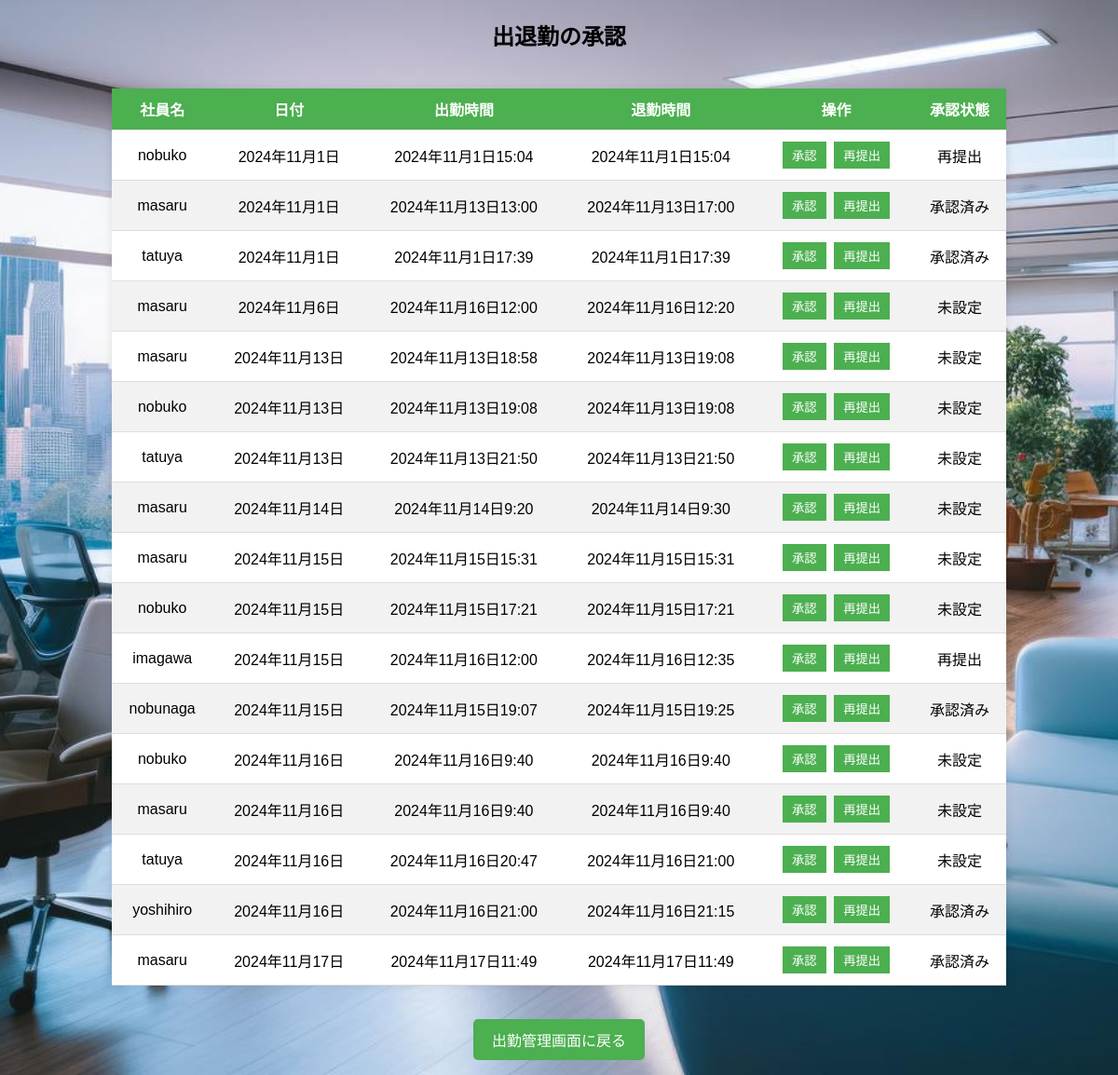
The app's page /attendance/approval/ (signed in), older data.
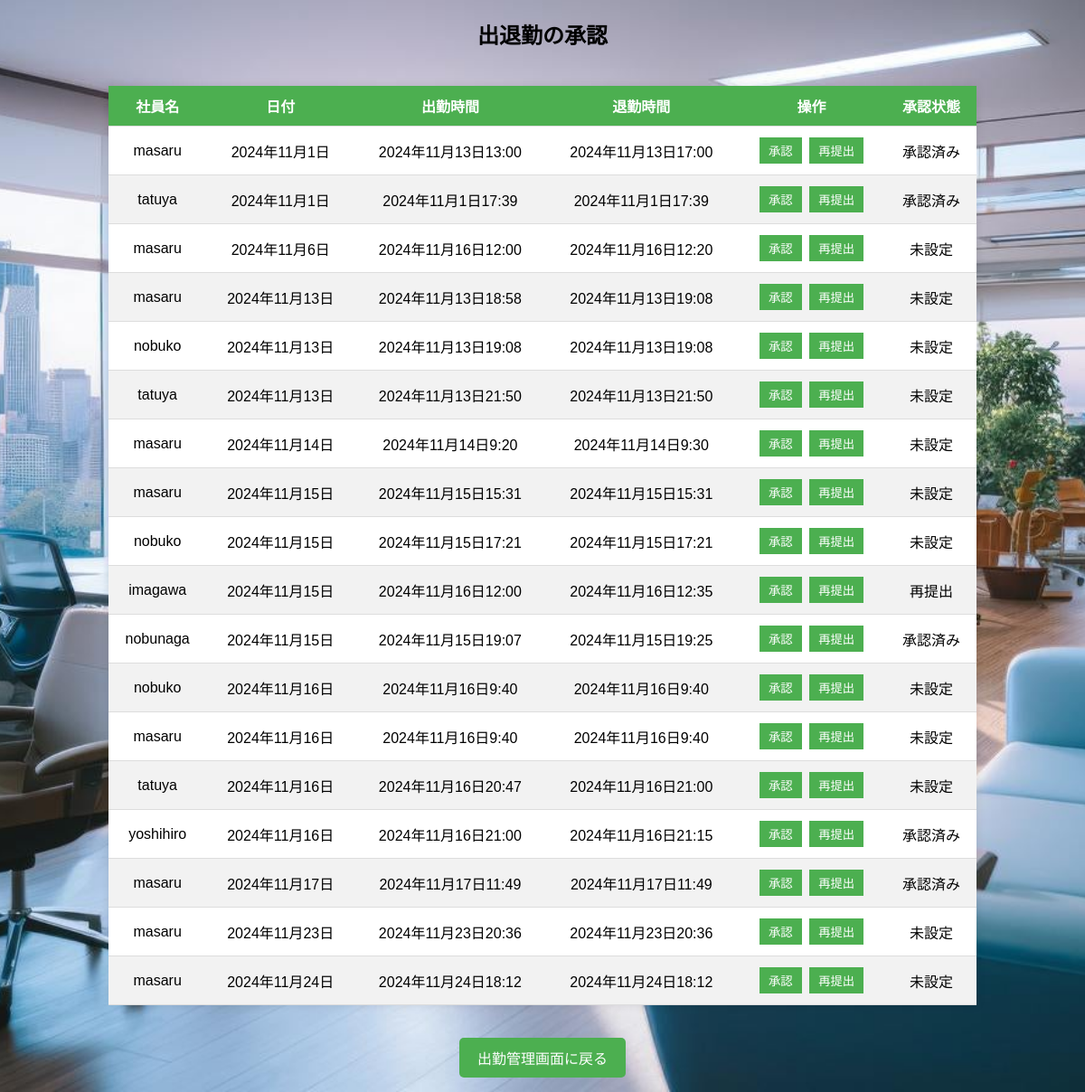
The same page, newer data.
### attendance_system/models.py (models this page shows, shortened)
class Attendance(models.Model):
    STATUS_CHOICES = [
        ('unupdated', '未更新'),
        ('pending', '申請中'),
        ('approved', '承認済み'),
        ('rejected', '再提出'),
    ]
    user = models.ForeignKey(User, on_delete=models.CASCADE)  # ユーザーとのリレーション
    check_in = models.DateTimeField(null=True, blank=True)  # 出勤時間
    check_out = models.DateTimeField(null=True, blank=True)  # 退勤時間
    date = models.DateField(default=now)  # 日付
    status = models.CharField(
        max_length=20,
        choices=STATUS_CHOICES,
        default='unupdated'  # デフォルトは未更新
    )
    is_approved = models.BooleanField(default=None, null=True, blank=True)  # 承認状態
    @property
    def status_display(self):
        return dict(self.STATUS_CHOICES).get(self.status, "未設定")

### attendance_system/views.py (the view, shortened to what this page needs)
# urls.py: path('attendance/approval/', views.attendance_approval, name='attendance_approval'),
@login_required
def attendance_approval(request):
    attendances = Attendance.objects.all()
    attendances = Attendance.objects.exclude(user__groups__name='幹部クラス')
    return render(request, "attendance_system/attendance_approval.html", {"attendances": attendances})

### attendance_system/templates/attendance_system/attendance_approval.html (shortened to what this page needs)
<!DOCTYPE html>
<html lang="ja">
<head>
    {% load static %}
</head>
<body>
    <h2>出退勤の承認</h2>
    <table>
        <thead>
            <tr>
                <th>社員名</th>
                <th>日付</th>
                <th>出勤時間</th>
                <th>退勤時間</th>
                <th>操作</th>
                <th>承認状態</th>
            </tr>
        </thead>
        <tbody>
            {% for attendance in attendances %}
                {% if attendance.check_in and attendance.check_out %}
                <tr>
                    <td>{{ attendance.user.username }}</td>
                    <td>{{ attendance.date }}</td>
                    <td>{{ attendance.check_in }}</td>
                    <td>{{ attendance.check_out }}</td>
                    <td>
                        <form method="post" action=".">
                            <button type="submit" name="action" value="approve" class="btn btn-success btn-sm">承認</button>
                            <button type="submit" name="action" value="resubmit" class="btn btn-warning btn-sm">再提出</button>
                        </form>
                    </td>
                    <td>{{ attendance.status_display }}</td>
                </tr>
                {% endif %}
            {% empty %}
            <tr>
                <td colspan="6">出退勤データがありません</td>
            </tr>
            {% endfor %}
        </tbody>
    </table>
    <p>
        <a href="{% url 'attendance' %}" class="button">出勤管理画面に戻る</a>
    </p>
</body>
</html>

Row changes from the older to the newer data that the page shows:
removed Attendance: user.username "nobuko", date "2024年11月1日", check_in "2024年11月1日15:04", check_out "2024年11月1日15:04", status_display "再提出"
added Attendance: user.username "masaru", date "2024年11月23日", check_in "2024年11月23日20:36", check_out "2024年11月23日20:36", status_display "未設定"
added Attendance: user.username "masaru", date "2024年11月24日", check_in "2024年11月24日18:12", check_out "2024年11月24日18:12", status_display "未設定"
